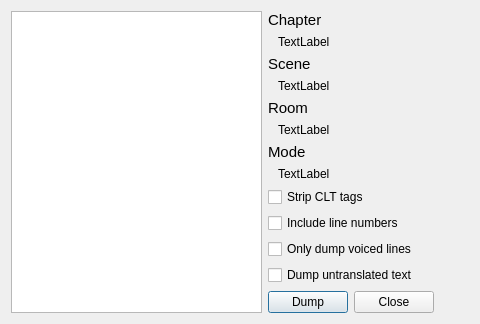
<?xml version="1.0" encoding="UTF-8"?>
<ui version="4.0">
 <class>ScriptDumpMenu</class>
 <widget class="QDialog" name="ScriptDumpMenu">
  <property name="geometry">
   <rect>
    <x>0</x>
    <y>0</y>
    <width>480</width>
    <height>324</height>
   </rect>
  </property>
  <property name="minimumSize">
   <size>
    <width>480</width>
    <height>324</height>
   </size>
  </property>
  <property name="maximumSize">
   <size>
    <width>16777215</width>
    <height>16777215</height>
   </size>
  </property>
  <property name="windowTitle">
   <string>Script Dumper</string>
  </property>
  <property name="windowIcon">
   <iconset resource="../res/icons.qrc">
    <normaloff>:/monokuma-green.png</normaloff>:/monokuma-green.png</iconset>
  </property>
  <layout class="QHBoxLayout" name="horizontalLayout">
   <item>
    <widget class="QTreeWidget" name="treeFileList">
     <property name="sizePolicy">
      <sizepolicy hsizetype="Expanding" vsizetype="Expanding">
       <horstretch>0</horstretch>
       <verstretch>0</verstretch>
      </sizepolicy>
     </property>
     <property name="alternatingRowColors">
      <bool>true</bool>
     </property>
     <property name="indentation">
      <number>15</number>
     </property>
     <property name="animated">
      <bool>true</bool>
     </property>
     <attribute name="headerVisible">
      <bool>false</bool>
     </attribute>
     <column>
      <property name="text">
       <string>1</string>
      </property>
     </column>
    </widget>
   </item>
   <item>
    <layout class="QVBoxLayout" name="verticalLayout">
     <property name="sizeConstraint">
      <enum>QLayout::SetDefaultConstraint</enum>
     </property>
     <item>
      <widget class="QLabel" name="label">
       <property name="font">
        <font>
         <family>Meiryo UI</family>
         <pointsize>11</pointsize>
        </font>
       </property>
       <property name="text">
        <string>Chapter</string>
       </property>
      </widget>
     </item>
     <item>
      <widget class="QLabel" name="lblChapter">
       <property name="text">
        <string>TextLabel</string>
       </property>
       <property name="indent">
        <number>10</number>
       </property>
      </widget>
     </item>
     <item>
      <widget class="QLabel" name="label_3">
       <property name="font">
        <font>
         <family>Meiryo UI</family>
         <pointsize>11</pointsize>
        </font>
       </property>
       <property name="text">
        <string>Scene</string>
       </property>
      </widget>
     </item>
     <item>
      <widget class="QLabel" name="lblScene">
       <property name="text">
        <string>TextLabel</string>
       </property>
       <property name="indent">
        <number>10</number>
       </property>
      </widget>
     </item>
     <item>
      <widget class="QLabel" name="label_4">
       <property name="font">
        <font>
         <family>Meiryo UI</family>
         <pointsize>11</pointsize>
        </font>
       </property>
       <property name="text">
        <string>Room</string>
       </property>
      </widget>
     </item>
     <item>
      <widget class="QLabel" name="lblRoom">
       <property name="text">
        <string>TextLabel</string>
       </property>
       <property name="indent">
        <number>10</number>
       </property>
      </widget>
     </item>
     <item>
      <widget class="QLabel" name="label_6">
       <property name="font">
        <font>
         <family>Meiryo UI</family>
         <pointsize>11</pointsize>
        </font>
       </property>
       <property name="text">
        <string>Mode</string>
       </property>
      </widget>
     </item>
     <item>
      <widget class="QLabel" name="lblMode">
       <property name="text">
        <string>TextLabel</string>
       </property>
       <property name="indent">
        <number>10</number>
       </property>
      </widget>
     </item>
     <item>
      <spacer name="verticalSpacer">
       <property name="orientation">
        <enum>Qt::Vertical</enum>
       </property>
       <property name="sizeType">
        <enum>QSizePolicy::Expanding</enum>
       </property>
       <property name="sizeHint" stdset="0">
        <size>
         <width>20</width>
         <height>40</height>
        </size>
       </property>
      </spacer>
     </item>
     <item>
      <widget class="QCheckBox" name="chkStripClt">
       <property name="text">
        <string>Strip CLT tags</string>
       </property>
      </widget>
     </item>
     <item>
      <widget class="QCheckBox" name="chkLineNumbers">
       <property name="text">
        <string>Include line numbers</string>
       </property>
      </widget>
     </item>
     <item>
      <widget class="QCheckBox" name="chkOnlyVoiced">
       <property name="text">
        <string>Only dump voiced lines</string>
       </property>
      </widget>
     </item>
     <item>
      <widget class="QCheckBox" name="chkUntranslated">
       <property name="text">
        <string>Dump untranslated text</string>
       </property>
       <property name="checked">
        <bool>false</bool>
       </property>
      </widget>
     </item>
     <item>
      <layout class="QHBoxLayout" name="horizontalLayout_2">
       <item>
        <widget class="QPushButton" name="btnDump">
         <property name="text">
          <string>Dump</string>
         </property>
        </widget>
       </item>
       <item>
        <widget class="QPushButton" name="btnClose">
         <property name="text">
          <string>Close</string>
         </property>
        </widget>
       </item>
       <item>
        <spacer name="horizontalSpacer">
         <property name="orientation">
          <enum>Qt::Horizontal</enum>
         </property>
         <property name="sizeHint" stdset="0">
          <size>
           <width>40</width>
           <height>20</height>
          </size>
         </property>
        </spacer>
       </item>
      </layout>
     </item>
    </layout>
   </item>
  </layout>
 </widget>
 <resources>
  <include location="../res/icons.qrc"/>
 </resources>
 <connections>
  <connection>
   <sender>treeFileList</sender>
   <signal>currentItemChanged(QTreeWidgetItem*,QTreeWidgetItem*)</signal>
   <receiver>ScriptDumpMenu</receiver>
   <slot>changeSelection(QTreeWidgetItem*,QTreeWidgetItem*)</slot>
   <hints>
    <hint type="sourcelabel">
     <x>147</x>
     <y>196</y>
    </hint>
    <hint type="destinationlabel">
     <x>238</x>
     <y>211</y>
    </hint>
   </hints>
  </connection>
  <connection>
   <sender>treeFileList</sender>
   <signal>itemChanged(QTreeWidgetItem*,int)</signal>
   <receiver>ScriptDumpMenu</receiver>
   <slot>updateChecks(QTreeWidgetItem*,int)</slot>
   <hints>
    <hint type="sourcelabel">
     <x>76</x>
     <y>113</y>
    </hint>
    <hint type="destinationlabel">
     <x>1</x>
     <y>108</y>
    </hint>
   </hints>
  </connection>
  <connection>
   <sender>btnDump</sender>
   <signal>clicked()</signal>
   <receiver>ScriptDumpMenu</receiver>
   <slot>dump_script()</slot>
   <hints>
    <hint type="sourcelabel">
     <x>298</x>
     <y>300</y>
    </hint>
    <hint type="destinationlabel">
     <x>415</x>
     <y>262</y>
    </hint>
   </hints>
  </connection>
  <connection>
   <sender>btnClose</sender>
   <signal>clicked()</signal>
   <receiver>ScriptDumpMenu</receiver>
   <slot>accept()</slot>
   <hints>
    <hint type="sourcelabel">
     <x>370</x>
     <y>303</y>
    </hint>
    <hint type="destinationlabel">
     <x>319</x>
     <y>236</y>
    </hint>
   </hints>
  </connection>
 </connections>
 <slots>
  <slot>changeSelection(QTreeWidgetItem*,QTreeWidgetItem*)</slot>
  <slot>doubleClicked(QTreeWidgetItem*,int)</slot>
  <slot>findDirectory(QString)</slot>
  <slot>updateChecks(QTreeWidgetItem*,int)</slot>
  <slot>dump_script()</slot>
 </slots>
</ui>
